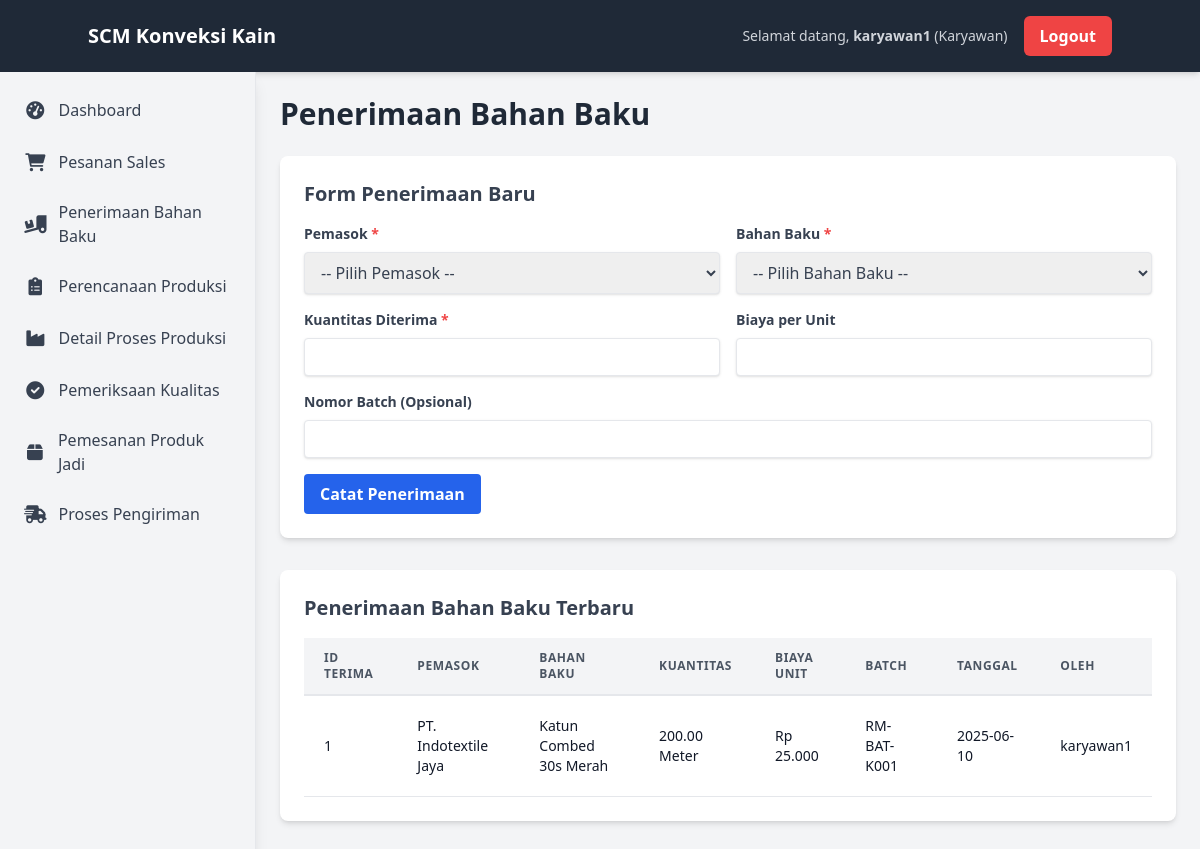
The page /pages/penerimaan-bahanbaku.php (signed in) on the database its author committed.
### tables this page shows
CREATE TABLE `material_receipts` (
  `receipt_id` int(11) NOT NULL,
  `supplier_id` int(11) NOT NULL,
  `material_id` int(11) NOT NULL,
  `receipt_date` date NOT NULL,
  `quantity_received` decimal(10,2) NOT NULL,
  `unit_cost` decimal(10,2) DEFAULT 0.00,
  `batch_number` varchar(100) DEFAULT NULL,
  `received_by` int(11) DEFAULT NULL,
  `created_at` timestamp NOT NULL DEFAULT current_timestamp(),
  `updated_at` timestamp NOT NULL DEFAULT current_timestamp() ON UPDATE current_timestamp()
);

CREATE TABLE `suppliers` (
  `supplier_id` int(11) NOT NULL,
  `supplier_name` varchar(255) NOT NULL,
  `contact_person` varchar(100) DEFAULT NULL,
  `phone_number` varchar(20) DEFAULT NULL,
  `email` varchar(100) DEFAULT NULL,
  `address` text DEFAULT NULL,
  `created_at` timestamp NOT NULL DEFAULT current_timestamp(),
  `updated_at` timestamp NOT NULL DEFAULT current_timestamp() ON UPDATE current_timestamp()
);

CREATE TABLE `raw_materials` (
  `material_id` int(11) NOT NULL,
  `material_name` varchar(255) NOT NULL,
  `description` text DEFAULT NULL,
  `unit_of_measure` varchar(50) NOT NULL,
  `current_stock_qty` decimal(10,2) DEFAULT 0.00,
  `min_stock_level` decimal(10,2) DEFAULT 0.00,
  `supplier_id` int(11) DEFAULT NULL,
  `created_at` timestamp NOT NULL DEFAULT current_timestamp(),
  `updated_at` timestamp NOT NULL DEFAULT current_timestamp() ON UPDATE current_timestamp()
);

CREATE TABLE `users` (
  `user_id` int(11) NOT NULL,
  `username` varchar(50) NOT NULL,
  `password_hash` varchar(255) NOT NULL,
  `full_name` varchar(100) NOT NULL,
  `email` varchar(100) DEFAULT NULL,
  `role` enum('manager','karyawan') NOT NULL DEFAULT 'karyawan',
  `is_active` tinyint(1) DEFAULT 1,
  `created_at` timestamp NOT NULL DEFAULT current_timestamp(),
  `updated_at` timestamp NOT NULL DEFAULT current_timestamp() ON UPDATE current_timestamp()
);

### pages/penerimaan-bahanbaku.php (the view, shortened to what this page needs)
<?php
require_once '../config/database.php';
$latest_receipts = [];
$sql_latest_receipts = "SELECT mr.*, s.supplier_name, rm.material_name, rm.unit_of_measure, u.username as received_by_user
                        FROM material_receipts mr
                        JOIN suppliers s ON mr.supplier_id = s.supplier_id
                        JOIN raw_materials rm ON mr.material_id = rm.material_id
                        LEFT JOIN users u ON mr.received_by = u.user_id
                        ORDER BY mr.receipt_date DESC, mr.receipt_id DESC
                        LIMIT 10";
$result_latest = $conn->query($sql_latest_receipts);
if ($result_latest) {
    while ($row = $result_latest->fetch_assoc()) {
        $latest_receipts[] = $row;
    }
}
?>
<!DOCTYPE html>
<html lang="en">
<head>
    <script src="https://cdn.tailwindcss.com"></script>
    <link rel="stylesheet" href="https://cdnjs.cloudflare.com/ajax/libs/font-awesome/6.0.0-beta3/css/all.min.css">
</head>
<body class="bg-gray-100">
    <?php include '../includes/header.php'; ?>
    <div class="flex">
        <?php include '../includes/sidebar.php'; ?>
        <div class="flex-1 p-6">
            <div class="container mx-auto">
                <h1 class="text-3xl font-bold text-gray-800 mb-6">Penerimaan Bahan Baku</h1>
                <div class="bg-white p-6 rounded-lg shadow-md mb-8">
                    <h2 class="text-xl font-semibold text-gray-700 mb-4">Form Penerimaan Baru</h2>
                    <form method="POST">
                        <div class="grid grid-cols-1 md:grid-cols-2 gap-4 mb-4">
                            <div>
                                <label for="supplier_id" class="block text-gray-700 text-sm font-bold mb-2">Pemasok <span class="text-red-500">*</span></label>
                                <select class="shadow border rounded w-full py-2 px-3 text-gray-700 leading-tight focus:outline-none focus:shadow-outline" id="supplier_id" name="supplier_id" required>
                                    <option value="">-- Pilih Pemasok --</option>
                                </select>
                            </div>
                            <div>
                                <label for="material_id" class="block text-gray-700 text-sm font-bold mb-2">Bahan Baku <span class="text-red-500">*</span></label>
                                <select class="shadow border rounded w-full py-2 px-3 text-gray-700 leading-tight focus:outline-none focus:shadow-outline" id="material_id" name="material_id" required>
                                    <option value="">-- Pilih Bahan Baku --</option>
                                </select>
                            </div>
                            <div>
                                <label for="quantity_received" class="block text-gray-700 text-sm font-bold mb-2">Kuantitas Diterima <span class="text-red-500">*</span></label>
                                <input type="number" step="0.01" class="shadow appearance-none border rounded w-full py-2 px-3 text-gray-700 leading-tight focus:outline-none focus:shadow-outline" id="quantity_received" name="quantity_received" min="0.01" required>
                            </div>
                            <div>
                                <label for="unit_cost" class="block text-gray-700 text-sm font-bold mb-2">Biaya per Unit</label>
                                <input type="number" step="0.01" class="shadow appearance-none border rounded w-full py-2 px-3 text-gray-700 leading-tight focus:outline-none focus:shadow-outline" id="unit_cost" name="unit_cost" min="0">
                            </div>
                            <div class="md:col-span-2">
                                <label for="batch_number" class="block text-gray-700 text-sm font-bold mb-2">Nomor Batch (Opsional)</label>
                                <input type="text" class="shadow appearance-none border rounded w-full py-2 px-3 text-gray-700 leading-tight focus:outline-none focus:shadow-outline" id="batch_number" name="batch_number">
                            </div>
                        </div>
                        <button type="submit" class="bg-blue-600 hover:bg-blue-700 text-white font-bold py-2 px-4 rounded focus:outline-none focus:shadow-outline">
                            Catat Penerimaan
                        </button>
                    </form>
                </div>
                <div class="bg-white p-6 rounded-lg shadow-md">
                    <h2 class="text-xl font-semibold text-gray-700 mb-4">Penerimaan Bahan Baku Terbaru</h2>
                    <div class="overflow-x-auto">
                        <table class="min-w-full leading-normal">
                            <thead>
                                <tr>
                                    <th class="px-5 py-3 border-b-2 border-gray-200 bg-gray-100 text-left text-xs font-semibold text-gray-600 uppercase tracking-wider">ID Terima</th>
                                    <th class="px-5 py-3 border-b-2 border-gray-200 bg-gray-100 text-left text-xs font-semibold text-gray-600 uppercase tracking-wider">Pemasok</th>
                                    <th class="px-5 py-3 border-b-2 border-gray-200 bg-gray-100 text-left text-xs font-semibold text-gray-600 uppercase tracking-wider">Bahan Baku</th>
                                    <th class="px-5 py-3 border-b-2 border-gray-200 bg-gray-100 text-left text-xs font-semibold text-gray-600 uppercase tracking-wider">Kuantitas</th>
                                    <th class="px-5 py-3 border-b-2 border-gray-200 bg-gray-100 text-left text-xs font-semibold text-gray-600 uppercase tracking-wider">Biaya Unit</th>
                                    <th class="px-5 py-3 border-b-2 border-gray-200 bg-gray-100 text-left text-xs font-semibold text-gray-600 uppercase tracking-wider">Batch</th>
                                    <th class="px-5 py-3 border-b-2 border-gray-200 bg-gray-100 text-left text-xs font-semibold text-gray-600 uppercase tracking-wider">Tanggal</th>
                                    <th class="px-5 py-3 border-b-2 border-gray-200 bg-gray-100 text-left text-xs font-semibold text-gray-600 uppercase tracking-wider">Oleh</th>
                                </tr>
                            </thead>
                            <tbody>
                                <?php if (!empty($latest_receipts)): ?>
                                    <?php foreach ($latest_receipts as $receipt): ?>
                                        <tr>
                                            <td class="px-5 py-5 border-b border-gray-200 bg-white text-sm"><p class="text-gray-900 whitespace-no-wrap"><?php echo htmlspecialchars($receipt['receipt_id']); ?></p></td>
                                            <td class="px-5 py-5 border-b border-gray-200 bg-white text-sm"><p class="text-gray-900 whitespace-no-wrap"><?php echo htmlspecialchars($receipt['supplier_name']); ?></p></td>
                                            <td class="px-5 py-5 border-b border-gray-200 bg-white text-sm"><p class="text-gray-900 whitespace-no-wrap"><?php echo htmlspecialchars($receipt['material_name']); ?></p></td>
                                            <td class="px-5 py-5 border-b border-gray-200 bg-white text-sm"><p class="text-gray-900 whitespace-no-wrap"><?php echo htmlspecialchars($receipt['quantity_received']) . ' ' . htmlspecialchars($receipt['unit_of_measure']); ?></p></td>
                                            <td class="px-5 py-5 border-b border-gray-200 bg-white text-sm"><p class="text-gray-900 whitespace-no-wrap">Rp <?php echo number_format($receipt['unit_cost'], 0, ',', '.'); ?></p></td>
                                            <td class="px-5 py-5 border-b border-gray-200 bg-white text-sm"><p class="text-gray-900 whitespace-no-wrap"><?php echo htmlspecialchars($receipt['batch_number'] ?? '-'); ?></p></td>
                                            <td class="px-5 py-5 border-b border-gray-200 bg-white text-sm"><p class="text-gray-900 whitespace-no-wrap"><?php echo htmlspecialchars($receipt['receipt_date']); ?></p></td>
                                            <td class="px-5 py-5 border-b border-gray-200 bg-white text-sm"><p class="text-gray-900 whitespace-no-wrap"><?php echo htmlspecialchars($receipt['received_by_user'] ?? 'N/A'); ?></p></td>
                                        </tr>
                                    <?php endforeach; ?>
                                <?php else: ?>
                                    <tr><td colspan="8" class="px-5 py-5 border-b border-gray-200 bg-white text-sm text-center">Belum ada data penerimaan bahan baku.</td></tr>
                                <?php endif; ?>
                            </tbody>
                        </table>
                    </div>
                </div>
            </div>
        </div>
    </div>
</body>
</html>

### rows shown on the page
material_receipts: receipt_id "1", supplier.supplier_name "PT. Indotextile Jaya", material.material_name "Katun Combed 30s Merah", quantity_received "200.00", material.unit_of_measure "Meter", unit_cost "25.000", batch_number "RM-BAT-K001", receipt_date "2025-06-10", received_by.username "karyawan1"

### other values the page prints
$_SESSION['username'] "karyawan1"
$current_role "Karyawan"
